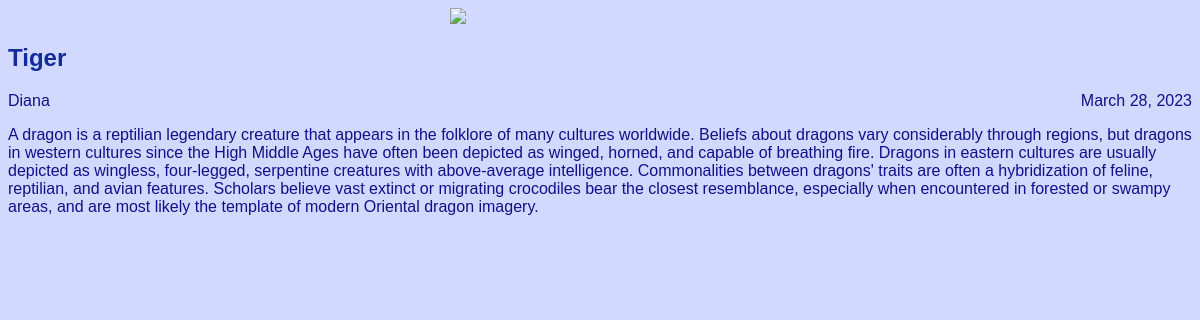
Page /article/3 on the committed database.
### articles/models.py (models this page shows, shortened)
class Article(models.Model):
    title = models.CharField(max_length=200)
    author = models.ForeignKey(User, on_delete=models.CASCADE)
    text = models.TextField()
    created_date = models.DateField(auto_now_add=True)
    def get_excerpt1(self):
        return self.text

### articles/views.py (the view)
# urls.py: re_path(r'^article/(?P<article_id>\d+)$', views.get_article, name='get_article'),
def get_article(request, article_id):
    try:
            post = Article.objects.get(id=article_id)
            return render(request, 'article.html', {"post": post})
    except Article.DoesNotExist:
            raise Http404

### articles/templates/article.html (shortened to what this page needs)
<!DOCTYPE html>
<head>
	<link rel="stylesheet" href="{{ STATIC_URL }}/static/style.css">
</head>
<body class="style">
	<div class="header">
		<img src="https://sun9-37.userapi.com/impf/c836224/v836224254/2dad/SRwXb346T2Q.jpg?size=320x278&quality=96&sign=1cdd3720041838e5e3c2067504d0c3d5&c_uniq_tag=XqYtpqfZigMXnExzxmjfPQS-L5W60oeMsKMS7ViUvaY&type=album">
	</div>
	<div class="style">
		<h2 class="post-title">{{ post.title }}</h2>
		<div class="article-info">
			<div class="article-author">{{ post.author.username }}</div>
			<div class="article-created-date">{{ post.created_date }}</div>
		</div>
		<p class="article-text">{{ post.get_excerpt1 }}</p>
	</div>
</body>

### articles/static/style.css (style rules this page uses)
body { background: #d1d9ff; font-family: Tahoma, Aria, sans-serif; color: #118; }
.header img { display: block; width: 300px; margin-left: auto; margin-right: auto; }
.post-title { color: #142b9c; }
.article-author { color: #142b9c width: 100%; float: left; }
.article-created-date { text-align: right; }

### rows in the picture
Article: title "Tiger", author.username "Diana", created_date "March 28, 2023", get_excerpt1 "A dragon is a reptilian legendary creature that appears in the folklore of many cultures worldwide. Beliefs about dragons vary considerably through regions, but dragons in western cultures since the High Middle Ages have often been depicted as winged, horned, and capable of breathing fire. Dragons in eastern cultures are usually depicted as wingless, four-legged, serpentine creatures with above-average intelligence. Commonalities between dragons' traits are often a hybridization of feline, reptilian, and avian features. Scholars believe vast extinct or migrating crocodiles bear the closest resemblance, especially when encountered in forested or swampy areas, and are most likely the template…"
